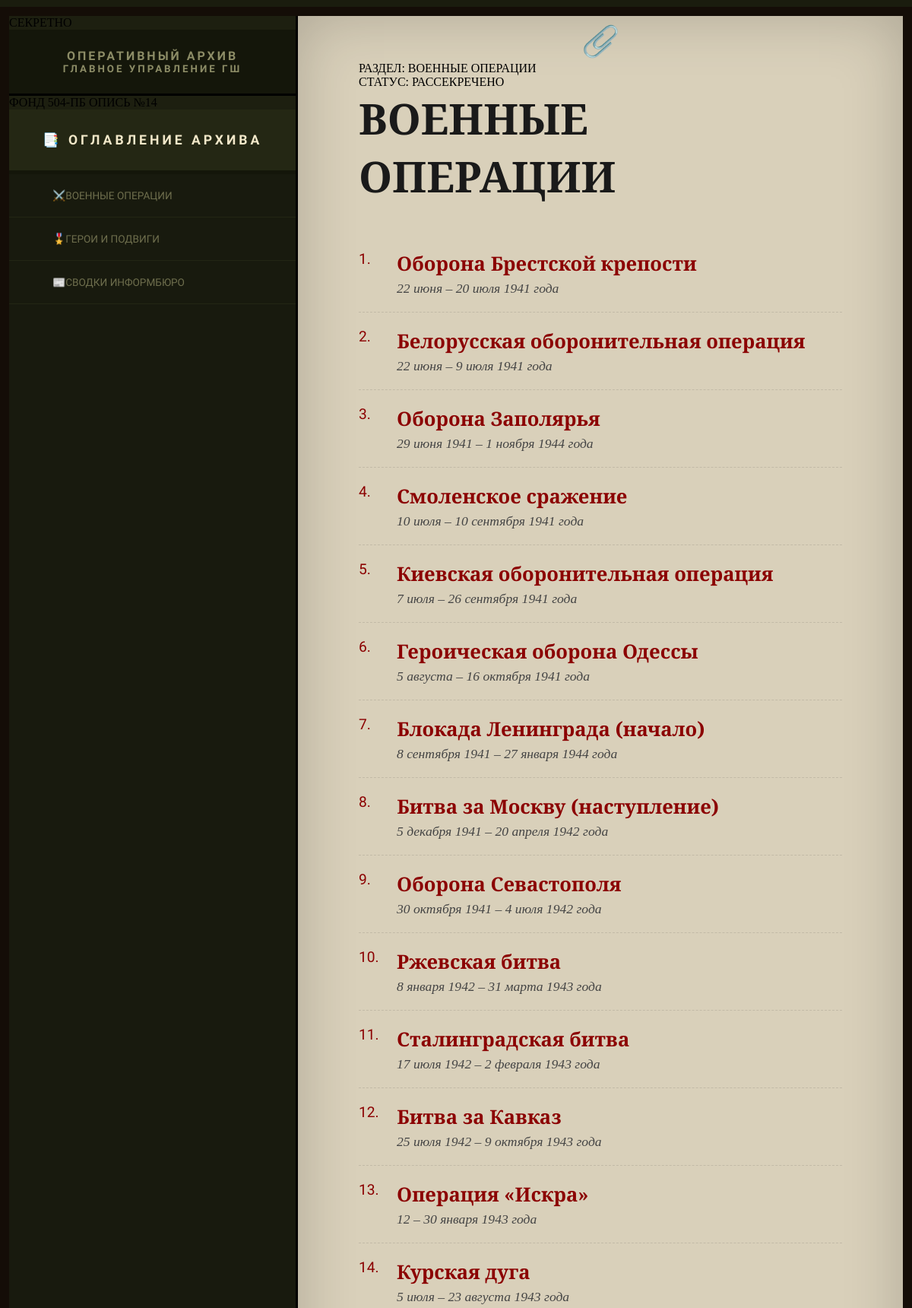
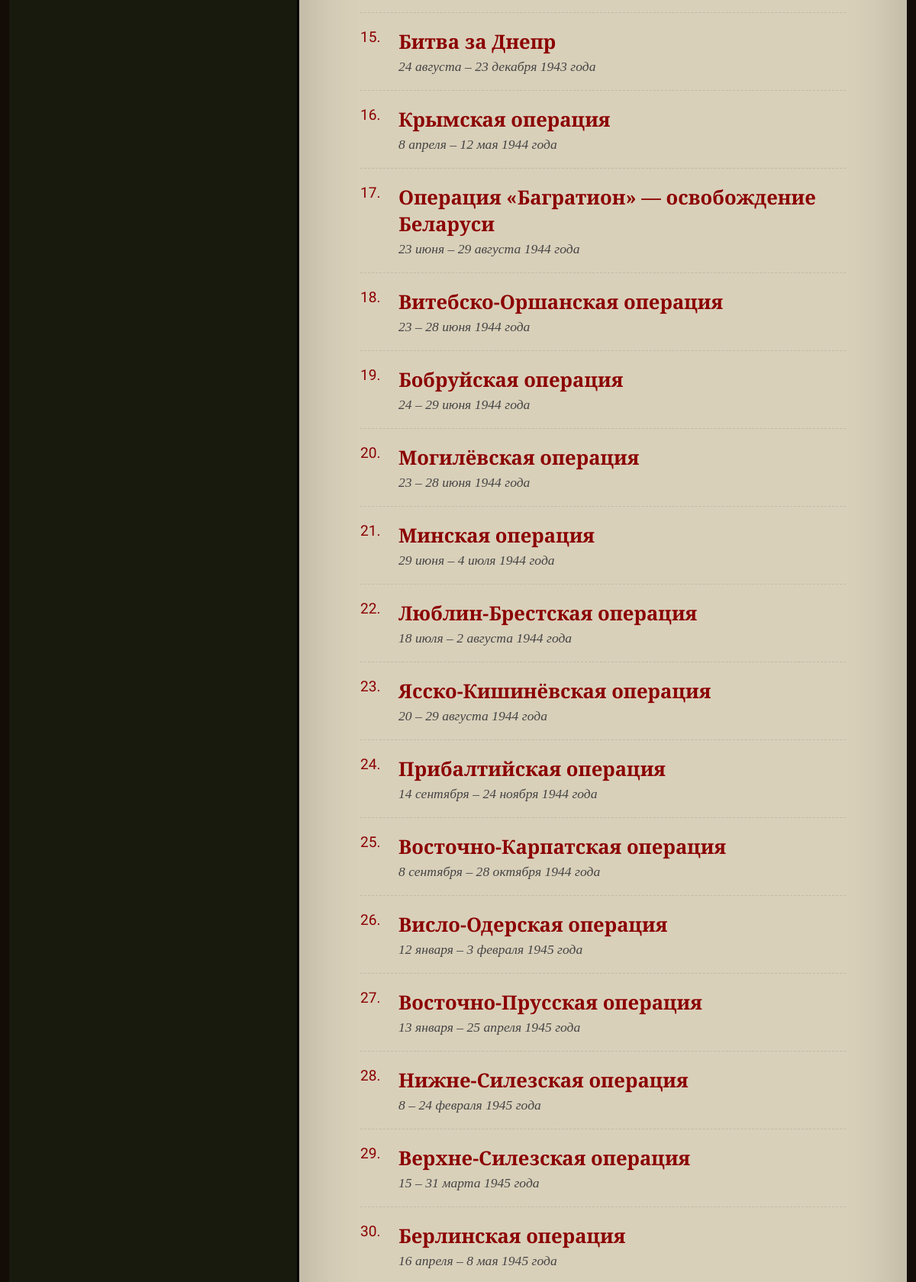
Page /operations (upper part) on the committed database (2 pictures, top to bottom).
### app.py (models this page shows)
class Topic(db.Model):
    id = db.Column(db.String(50), primary_key=True)
    title = db.Column(db.String(100), nullable=False)
    date = db.Column(db.String(50))
    lat = db.Column(db.Float)
    lng = db.Column(db.Float)
    text = db.Column(db.Text)
    audio = db.Column(db.String(100))
    video = db.Column(db.String(100))
    images = db.relationship('Image', backref='topic', lazy=True, cascade='all, delete-orphan')

### app.py (the view)
@app.route('/operations')
def operations_list():
    topics = Topic.query.all()
    return render_template('operations.html', topics=topics)

### app.py (called while the page is built)
@app.context_processor
def inject_current_page():
    return dict(current_page=request.path)

### templates/operations.html (shortened to what this page needs)
{% extends "base.html" %}
{% block content %}
<div class="archive-intro">
    <div class="inventory-tag">РАЗДЕЛ: ВОЕННЫЕ ОПЕРАЦИИ<br>СТАТУС: РАССЕКРЕЧЕНО</div>
    <h1>ВОЕННЫЕ ОПЕРАЦИИ</h1>
    <ul class="archive-toc">
        {% for op in topics %}
        <li>
            <a href="/topic/{{ op.id }}" class="toc-link">
                <span class="toc-num">{{ loop.index }}.</span>
                <div class="toc-content">
                    <h3>{{ op.title }}</h3>
                    <p>{{ op.date }}</p>
                </div>
            </a>
        </li>
        {% endfor %}
    </ul>
</div>
{% endblock %}

### static/css/style.css (style rules this page uses)
* { box-sizing: border-box; }
html, body { margin: 0; padding: 0; width: 100%; height: 100%; background: #1a1c0e; overflow: hidden; display: flex; justify-content: center; align-items: center; }
h1 { font-family: 'EB Garamond', serif; font-size: 3.5rem; margin: 0 0 10px 0; color: #1a1a1a; font-weight: 700; }
.archive-toc { list-style: none; padding: 0; margin-top: 40px; }
.archive-toc li { padding: 20px 0; border-bottom: 1px dashed rgba(0,0,0,0.1); display: flex; align-items: flex-start; transition: background-color 0.2s ease; }
.toc-num { font-family: 'Special Elite', cursive; color: #8b0000; font-size: 1.2rem; margin-right: 20px; min-width: 30px; }
.toc-content h3 { margin: 0; font-family: 'EB Garamond', serif; font-size: 1.6rem; }
.toc-content p { margin: 5px 0 0 0; font-family: 'EB Garamond', serif; font-size: 1.1rem; font-style: italic; color: #444; }
.archive-toc a { margin-left: auto; color: #8b0000; text-decoration: none; font-family: 'Special Elite', cursive; font-size: 0.9rem; align-self: center; }
.archive-toc li { padding: 0; }
.toc-link { display: flex; align-items: flex-start; width: 100%; padding: 20px 0; text-decoration: none; color: inherit; transition: background-color 0.2s ease; }

### rows in the picture
Topic: title "Оборона Брестской крепости", date "22 июня – 20 июля 1941 года"
Topic: title "Белорусская оборонительная операция", date "22 июня – 9 июля 1941 года"
Topic: title "Оборона Заполярья", date "29 июня 1941 – 1 ноября 1944 года"
Topic: title "Смоленское сражение", date "10 июля – 10 сентября 1941 года"
Topic: title "Киевская оборонительная операция", date "7 июля – 26 сентября 1941 года"
Topic: title "Героическая оборона Одессы", date "5 августа – 16 октября 1941 года"
Topic: title "Блокада Ленинграда (начало)", date "8 сентября 1941 – 27 января 1944 года"
Topic: title "Битва за Москву (наступление)", date "5 декабря 1941 – 20 апреля 1942 года"
Topic: title "Оборона Севастополя", date "30 октября 1941 – 4 июля 1942 года"
Topic: title "Ржевская битва", date "8 января 1942 – 31 марта 1943 года"
Topic: title "Сталинградская битва", date "17 июля 1942 – 2 февраля 1943 года"
Topic: title "Битва за Кавказ", date "25 июля 1942 – 9 октября 1943 года"
Topic: title "Операция «Искра»", date "12 – 30 января 1943 года"
Topic: title "Курская дуга", date "5 июля – 23 августа 1943 года"
Topic: title "Битва за Днепр", date "24 августа – 23 декабря 1943 года"
Topic: title "Крымская операция", date "8 апреля – 12 мая 1944 года"
Topic: title "Операция «Багратион» — освобождение Беларуси", date "23 июня – 29 августа 1944 года"
Topic: title "Витебско-Оршанская операция", date "23 – 28 июня 1944 года"
Topic: title "Бобруйская операция", date "24 – 29 июня 1944 года"
Topic: title "Могилёвская операция", date "23 – 28 июня 1944 года"
Topic: title "Минская операция", date "29 июня – 4 июля 1944 года"
Topic: title "Люблин-Брестская операция", date "18 июля – 2 августа 1944 года"
Topic: title "Ясско-Кишинёвская операция", date "20 – 29 августа 1944 года"
Topic: title "Прибалтийская операция", date "14 сентября – 24 ноября 1944 года"
Topic: title "Восточно-Карпатская операция", date "8 сентября – 28 октября 1944 года"
Topic: title "Висло-Одерская операция", date "12 января – 3 февраля 1945 года"
Topic: title "Восточно-Прусская операция", date "13 января – 25 апреля 1945 года"
Topic: title "Нижне-Силезская операция", date "8 – 24 февраля 1945 года"
Topic: title "Верхне-Силезская операция", date "15 – 31 марта 1945 года"
Topic: title "Берлинская операция", date "16 апреля – 8 мая 1945 года"
